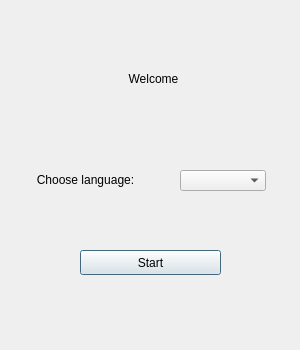
<?xml version="1.0" encoding="UTF-8"?>
<ui version="4.0">
 <class>WelcomeDialog</class>
 <widget class="QDialog" name="WelcomeDialog">
  <property name="geometry">
   <rect>
    <x>0</x>
    <y>0</y>
    <width>300</width>
    <height>350</height>
   </rect>
  </property>
  <property name="minimumSize">
   <size>
    <width>300</width>
    <height>350</height>
   </size>
  </property>
  <property name="maximumSize">
   <size>
    <width>300</width>
    <height>350</height>
   </size>
  </property>
  <property name="windowTitle">
   <string>Welcome</string>
  </property>
  <widget class="QLabel" name="label">
   <property name="geometry">
    <rect>
     <x>120</x>
     <y>70</y>
     <width>67</width>
     <height>17</height>
    </rect>
   </property>
   <property name="text">
    <string>Welcome</string>
   </property>
   <property name="alignment">
    <set>Qt::AlignCenter</set>
   </property>
  </widget>
  <widget class="QPushButton" name="startButton">
   <property name="geometry">
    <rect>
     <x>80</x>
     <y>250</y>
     <width>141</width>
     <height>25</height>
    </rect>
   </property>
   <property name="text">
    <string>Start</string>
   </property>
  </widget>
  <widget class="QComboBox" name="languageComboBox">
   <property name="geometry">
    <rect>
     <x>180</x>
     <y>170</y>
     <width>86</width>
     <height>21</height>
    </rect>
   </property>
  </widget>
  <widget class="QLabel" name="languageLabel">
   <property name="geometry">
    <rect>
     <x>10</x>
     <y>170</y>
     <width>151</width>
     <height>17</height>
    </rect>
   </property>
   <property name="text">
    <string>Choose language:</string>
   </property>
   <property name="alignment">
    <set>Qt::AlignBottom|Qt::AlignHCenter</set>
   </property>
  </widget>
 </widget>
 <resources/>
 <connections/>
</ui>
